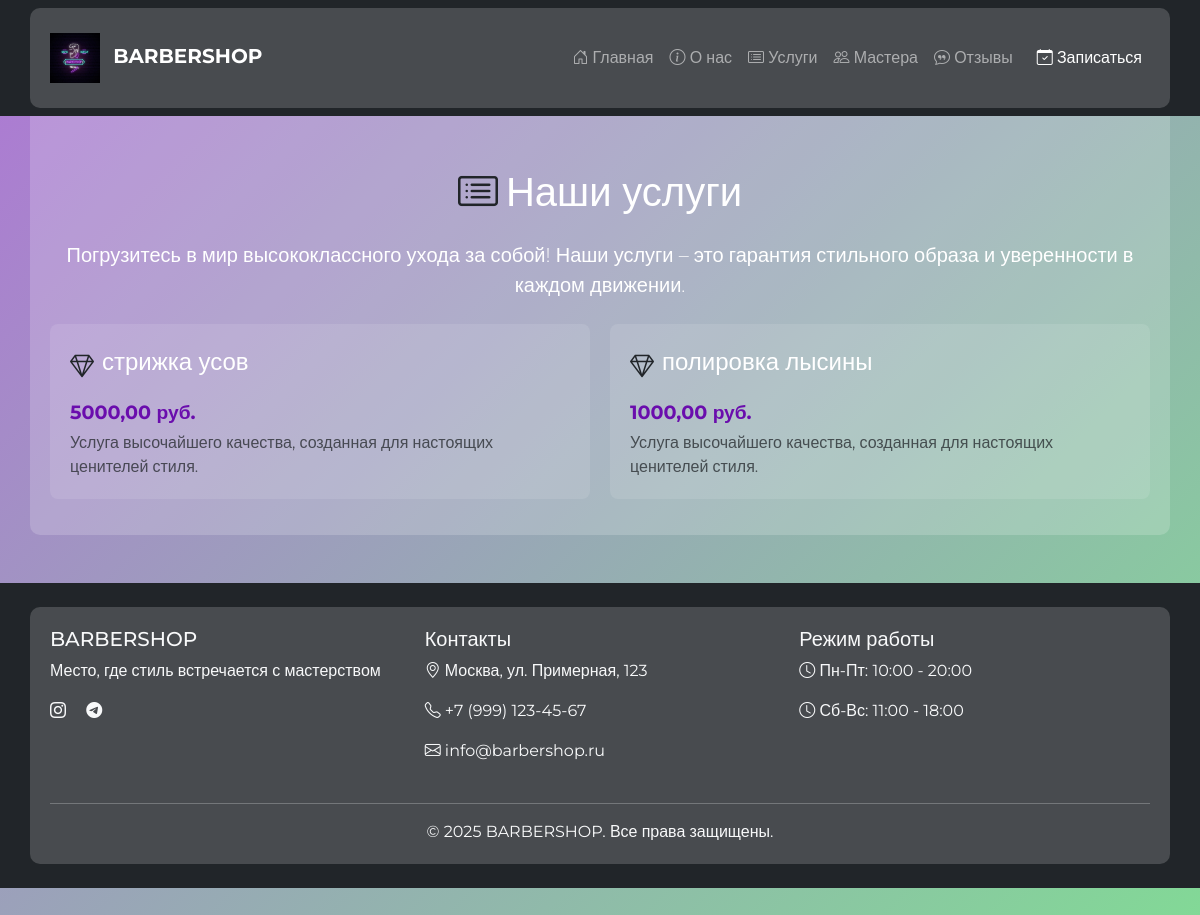
The page /services/ on the database as committed earlier.
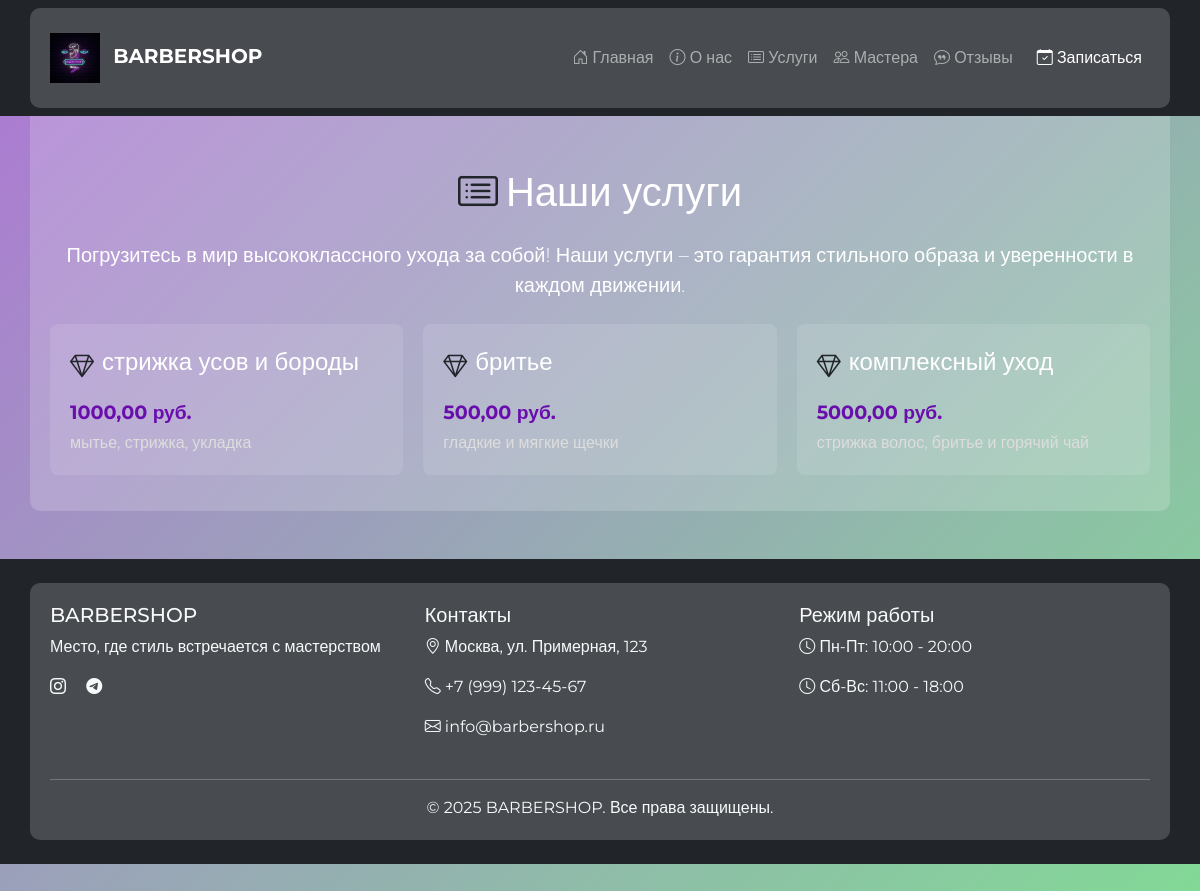
The same page on the database as committed later.
### booking/models.py (models this page shows, shortened)
class Service(models.Model):
    name = models.CharField(max_length=100, verbose_name="Название услуги")
    price = models.DecimalField(max_digits=8, decimal_places=2, verbose_name="Цена")
    description = models.TextField(verbose_name="Описание", blank=True, null=True)
    class Meta:
        verbose_name = "Услуга"
        verbose_name_plural = "Услуги"

### booking/views.py (the view)
# urls.py: path('services/', views.service_list, name='service_list'),
def service_list(request):
    services = Service.objects.all()
    return render(request, 'service_list.html', {'services': services})

### booking/templates/service_list.html (shortened to what this page needs)
{% extends 'base.html' %}
{% block content %}
<div class="mt-5 pt-4">
    <h1 class="text-center mb-4">
        <i class="bi bi-card-list text-dark me-2"></i>Наши услуги
    </h1>
    <p class="lead text-center">
        Погрузитесь в мир высококлассного ухода за собой! Наши услуги – это гарантия стильного образа и уверенности в каждом движении.
    </p>
    <ul class="service-list mt-4">
        {% for service in services %}
            <li>
                <div class="d-flex align-items-center mb-2">
                    <i class="bi bi-gem text-dark me-2" style="font-size:1.5rem;"></i>
                    <span class="service-name">{{ service.name }}</span>
                </div>
                <div class="service-price mb-1">{{ service.price }} руб.</div>
                {% if service.description %}
                    <div class="service-description">{{ service.description }}</div>
                {% else %}
                    <div class="service-description text-muted">
                        Услуга высочайшего качества, созданная для настоящих ценителей стиля.
                    </div>
                {% endif %}
            </li>
        {% endfor %}
    </ul>
</div>
{% endblock %}

### booking/templates/base.html (shortened to what this page needs)
<!DOCTYPE html>
<html lang="ru">
<head>
    <link href="https://cdn.jsdelivr.net/npm/bootstrap@5.3.1/dist/css/bootstrap.min.css" rel="stylesheet">
    <link rel="stylesheet" href="https://cdn.jsdelivr.net/npm/bootstrap-icons@1.11.1/font/bootstrap-icons.css">
    {% load static %}
    <link rel="stylesheet" href="{% static 'css/styles.css' %}">
</head>
<body>
    <nav class="navbar navbar-expand-lg navbar-dark bg-dark fixed-top">
        <div class="container">
            <a class="navbar-brand" href="{% url 'home' %}">
                <img src="{% static 'images/logo.png' %}" alt="Логотип Барбершопа" class="img-fluid" style="max-width: 50px;">
                <span class="ms-2 fw-bold">BARBERSHOP</span>
            </a>
            <div class="collapse navbar-collapse" id="navbarNav">
                <ul class="navbar-nav ms-auto">
                    <li class="nav-item">
                        <a class="nav-link" href="{% url 'home' %}"><i class="bi bi-house-door"></i> Главная</a>
                    </li>
                    <li class="nav-item">
                        <a class="nav-link" href="{% url 'about_us' %}"><i class="bi bi-info-circle"></i> О нас</a>
                    </li>
                    <li class="nav-item">
                        <a class="nav-link" href="{% url 'service_list' %}"><i class="bi bi-card-list"></i> Услуги</a>
                    </li>
                    <li class="nav-item">
                        <a class="nav-link" href="{% url 'master_list' %}"><i class="bi bi-people"></i> Мастера</a>
                    </li>
                    <li class="nav-item">
                        <a class="nav-link" href="{% url 'reviews' %}"><i class="bi bi-chat-quote"></i> Отзывы</a>
                    </li>
                    <li class="nav-item">
                        <a class="nav-link btn btn-success text-white ms-2" href="{% url 'book_appointment' %}">
                            <i class="bi bi-calendar-check"></i> Записаться
                        </a>
                    </li>
                </ul>
            </div>
        </div>
    </nav>
    <div class="container mt-5 pt-5">
        {% block content %}
        {% endblock %}
    </div>
    <footer class="bg-dark text-light py-4 mt-5">
        <div class="container">
            <div class="row">
                <div class="col-md-4">
                    <h5>BARBERSHOP</h5>
                    <p>Место, где стиль встречается с мастерством</p>
                    <div class="social-icons">
                        <a href="#" class="text-light me-3"><i class="bi bi-instagram"></i></a>
                        <a href="#" class="text-light me-3"><i class="bi bi-telegram"></i></a>
                    </div>
                </div>
                <div class="col-md-4">
                    <h5>Контакты</h5>
                    <p><i class="bi bi-geo-alt"></i> Москва, ул. Примерная, 123</p>
                    <p><i class="bi bi-telephone"></i> +7 (999) 123-45-67</p>
                    <p><i class="bi bi-envelope"></i> info@barbershop.ru</p>
                </div>
                <div class="col-md-4">
                    <h5>Режим работы</h5>
                    <p><i class="bi bi-clock"></i> Пн-Пт: 10:00 - 20:00</p>
                    <p><i class="bi bi-clock"></i> Сб-Вс: 11:00 - 18:00</p>
                </div>
            </div>
            <hr class="mt-4">
            <div class="row">
                <div class="col-12 text-center">
                    <p class="mb-0">© 2025 BARBERSHOP. Все права защищены.</p>
                </div>
            </div>
        </div>
    </footer>
</body>
</html>

### static/css/styles.css (style rules this page uses)
body { background: linear-gradient(135deg, #ae77d5, #82d996); color: white; font-family: 'Montserrat', Arial, sans-serif; margin: 0; padding: 0; display: flex; flex-direction: column; min-height: 100vh; padding-bottom: 60px; }
.container { background-color: rgba(255, 255, 255, 0.178); padding: 20px; border-radius: 10px; }
body { padding-bottom: 40px; }
.service-list { list-style-type: none; padding: 0; display: flex; flex-wrap: wrap; justify-content: center; gap: 20px; }
.service-list li { flex: 1 1 calc(33.333% - 20px); box-sizing: border-box; padding: 20px; border-radius: 8px; background-color: rgba(255, 255, 255, 0.1); transition: background-color 0.3s, transform 0.3s; }
.service-list .service-name { font-size: 1.5rem; margin-bottom: 10px; }
.service-list .service-price { color: #6a0dad; font-size: 1.2rem; font-weight: bold; margin-bottom: 5px; }
.service-list .service-description { color: #ddd; font-size: 1rem; }

Rows that differ between the two databases and show on the page:
removed Service: name "стрижка усов", price "5000,00", shows "Услуга высочайшего качества, созданная для настоящих ценителей стиля."
removed Service: name "полировка лысины", price "1000,00", shows "Услуга высочайшего качества, созданная для настоящих ценителей стиля."
added Service: name "стрижка усов и бороды", price "1000,00", description "мытье, стрижка, укладка"
added Service: name "бритье", price "500,00", description "гладкие и мягкие щечки"
added Service: name "комплексный уход", price "5000,00", description "стрижка волос, бритье и горячий чай"
